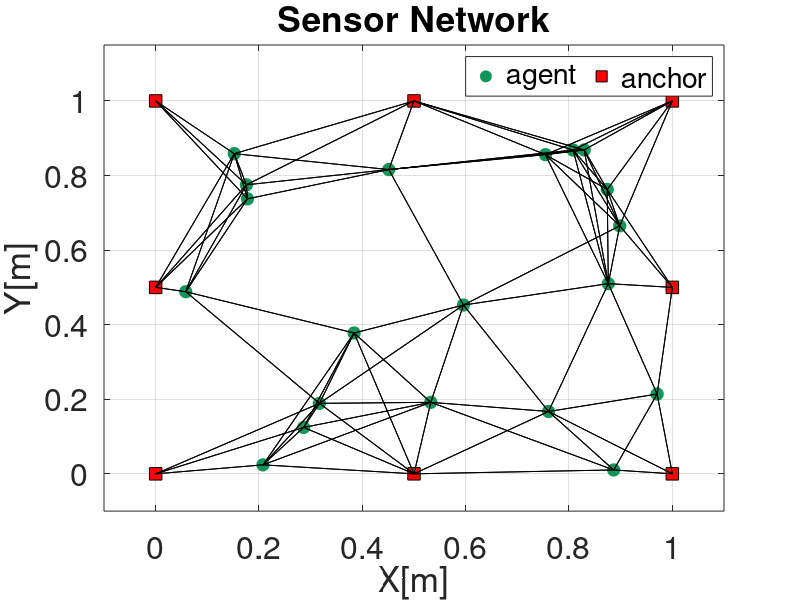

MATLAB code for this plot: (Note: this script raises an error after producing the figure.)


%% network parameter------------------------------
test8_20_struct = load('test8-20.mat');
m = test8_20_struct.m;
PP = test8_20_struct.PP;
dd_error = test8_20_struct.dd_error;
range = test8_20_struct.range;
n_fix = size(PP,2)-m;
agent = PP(:,1:n_fix)';
anchor = PP(:,n_fix+1:end)'; 
[ix,jy] = find(dd_error);
link = cell(n_fix+m,1);
sum_link =zeros(n_fix,1);
for i = 1:n_fix+m
    link{i} = ix(find(jy==i));
    sum_link(i) = length(link{i});
end
%% Network structure------------------------------
colo=[11,93,55]/159;
figure()
plot(agent(:,1),agent(:,2),'o','Color',colo,'MarkerFaceColor',colo,'MarkerSize', 9);
hold on
plot(anchor(:,1),anchor(:,2),'sk','MarkerFaceColor','r','MarkerSize', 9);
gplot(dd_error,[agent;anchor],'k-');
box on
grid on
ylabel('Y[m]','FontSize',25)  %'\bf'是加粗的意思
xlabel('X[m]','FontSize',25)  %'\bf'是加粗的意思
title('Sensor Network')
hl=legend('agent','anchor');
set(hl,'Orientation','horizon')
set(gca,'MinorGridAlpha',1);
set(gca,'FontSize',23)
axis([-0.1 1.1 -0.1 1.15]);
%% algorithm parameter-----------------------------------
u0 = 0;
a0 = 0;
c=0.14;
rho=c;
step = 200; 
n_scale = 1; 
x0 =[n_scale.*unifrnd(-1,1,n_fix,2);anchor];
%% algorithm estimate-----------------------------------
rmse_sp = sp_admm(agent,sum_link,link,c,rho,u0,a0,x0,step,n_fix,m,dd_error);
%% result--------------------------------
colo1=[246,83,20]./255;
ttp=[1,20:20:step];
figure()
semilogy(1:step,rmse_sp,'-s','Color',colo1,'MarkerIndices',ttp,'MarkerFaceColor',colo1,'LineWidth',2,'MarkerSize',7)
grid on
legend('SP-ADMM')
xlabel('Iteration Number','FontSize',25)
ylabel('RMSE','FontSize',25)  

